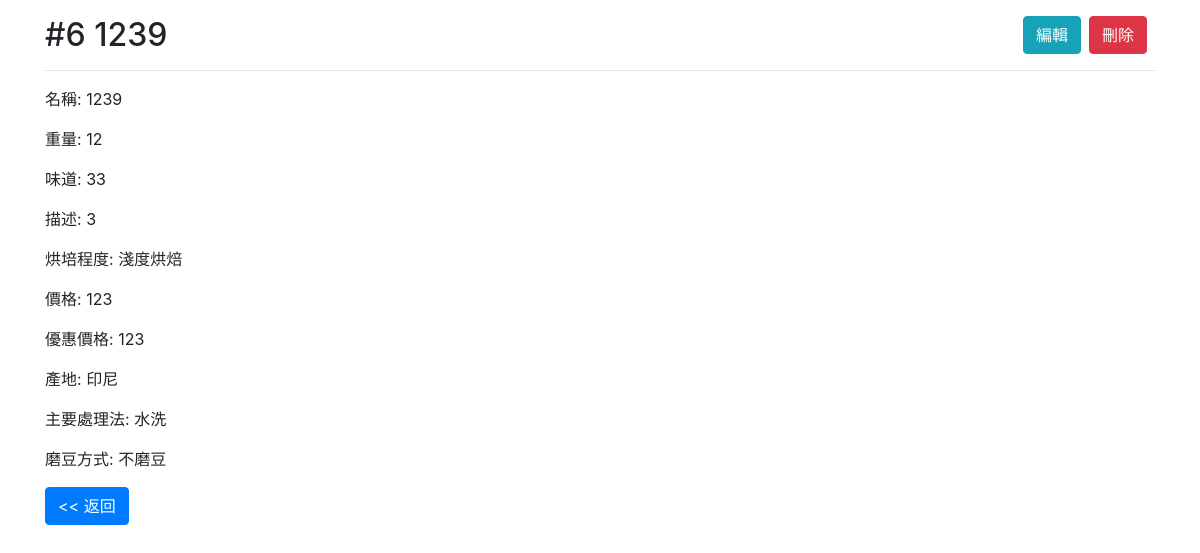
The page /coffees/6/ on the database as committed earlier.
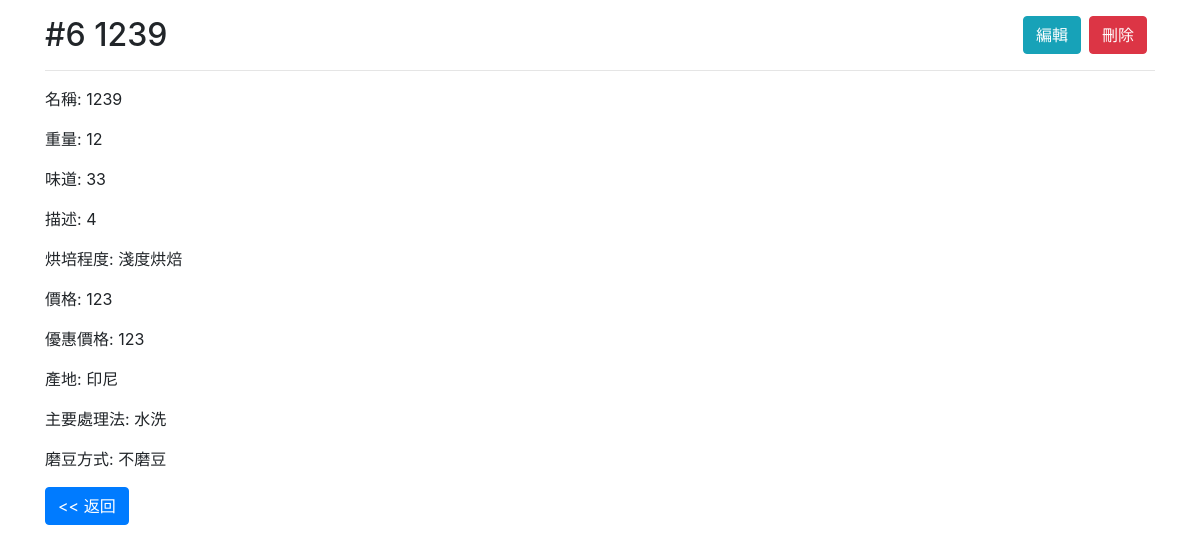
The same page on the database as committed later.
### coffees/models.py (models this page shows, shortened)
class Coffee(Timestamp):
    name = models.CharField('名稱', max_length=20, unique=True)
    weight = models.PositiveIntegerField('重量')
    taste = models.TextField('味道')
    description = models.TextField('描述')
    roast = models.CharField('烘焙程度', max_length=10, choices=Roast.choices)
    price = models.PositiveIntegerField('價格')
    discount = models.PositiveIntegerField('優惠價格')
    origin_place = models.ForeignKey(
        OriginPlace,
        on_delete=models.PROTECT,
        verbose_name='產地'
    )
    main_processing = models.ForeignKey(
        MainProcessing,
        on_delete=models.PROTECT,
        verbose_name='主要處理法'
    )
    grindings = models.ManyToManyField(Grinding, verbose_name='磨豆方式')
    class Meta:
        verbose_name = '咖啡'
        verbose_name_plural = '咖啡'

class OriginPlace(models.Model):
    name = models.CharField('名稱', max_length=20, unique=True)
    def __str__(self):
        return self.name
    class Meta:
        verbose_name = '產地'
        verbose_name_plural = '產地'

class MainProcessing(models.Model):
    name = models.CharField('名稱', max_length=20, unique=True)
    def __str__(self):
        return self.name
    class Meta:
        verbose_name = '主要處理法'
        verbose_name_plural = '主要處理法'

class Grinding(Timestamp):
    name = models.CharField('名稱', max_length=10, unique=True)
    def __str__(self):
        return self.name
    class Meta:
        verbose_name = '磨豆方式'
        verbose_name_plural = '磨豆方式'

### coffees/views.py (the view)
# urls.py: path('<int:pk>/', views.show, name='show'),
def show(request, pk):
    coffee = get_object_or_404(Coffee, pk=pk)
    return render(request, 'coffees/show.html', {'coffee': coffee})

### templates/coffees/show.html
{% extends 'layout.html' %}
{% block main %}
<h2>#{{ coffee.id }} {{ coffee.name }}
    <a href="{% url 'coffees:delete' coffee.id %}"
   class="btn btn-danger float-right mr-2">
    刪除
</a>
<a href="{% url 'coffees:edit' coffee.id %}"
   class="btn btn-info float-right mr-2">
    編輯
</a>
</h2>
<hr>
<p>名稱: {{ coffee.name }}</p>
<p>重量: {{ coffee.weight }}</p>
<p>味道: {{ coffee.taste }}</p>
<p>描述: {{ coffee.description }}</p>
<p>烘培程度: {{ coffee.get_roast_display }}</p>
<p>價格: {{ coffee.price }}</p>
<p>優惠價格: {{ coffee.discount }}</p>
<p>產地: {{ coffee.origin_place }}</p>
<p>主要處理法: {{ coffee.main_processing }}</p>
<p>磨豆方式: {{ coffee.grindings.all | join:', ' }}</p>
<a href="{% url 'coffees:index' %}" class="btn btn-primary"><< 返回</a>
{% endblock %}

### templates/layout.html (shortened to what this page needs)
<!DOCTYPE html>
<html lang="en">
<head>
    <link rel="stylesheet"
          href="https://cdn.jsdelivr.net/npm/bootstrap@4.6.0/dist/css/bootstrap.min.css"
>
</head>
{% load bootstrap4 %}
<body>
<div class="container my-3">
    <div class="row">
        <div class="col">
            {% block main %}{% endblock %}
        </div>
    </div>
</div>
</body>
</html>

Rows that differ between the two databases and show on the page:
changed Coffee "淺度烘焙": description "3" → "4"
